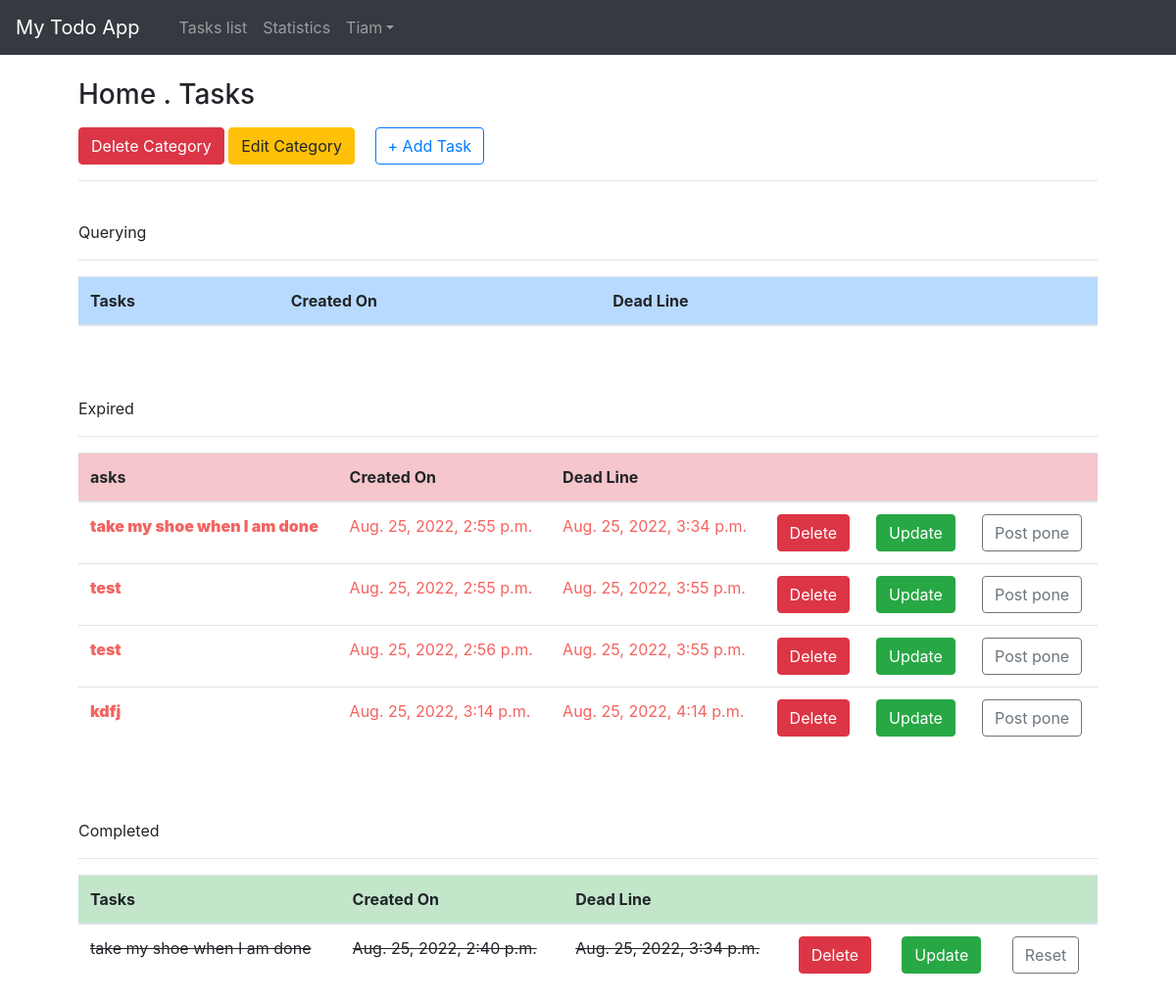
The page /task_categories/Tiam-Home-cat/ (signed in) on the database as committed earlier.
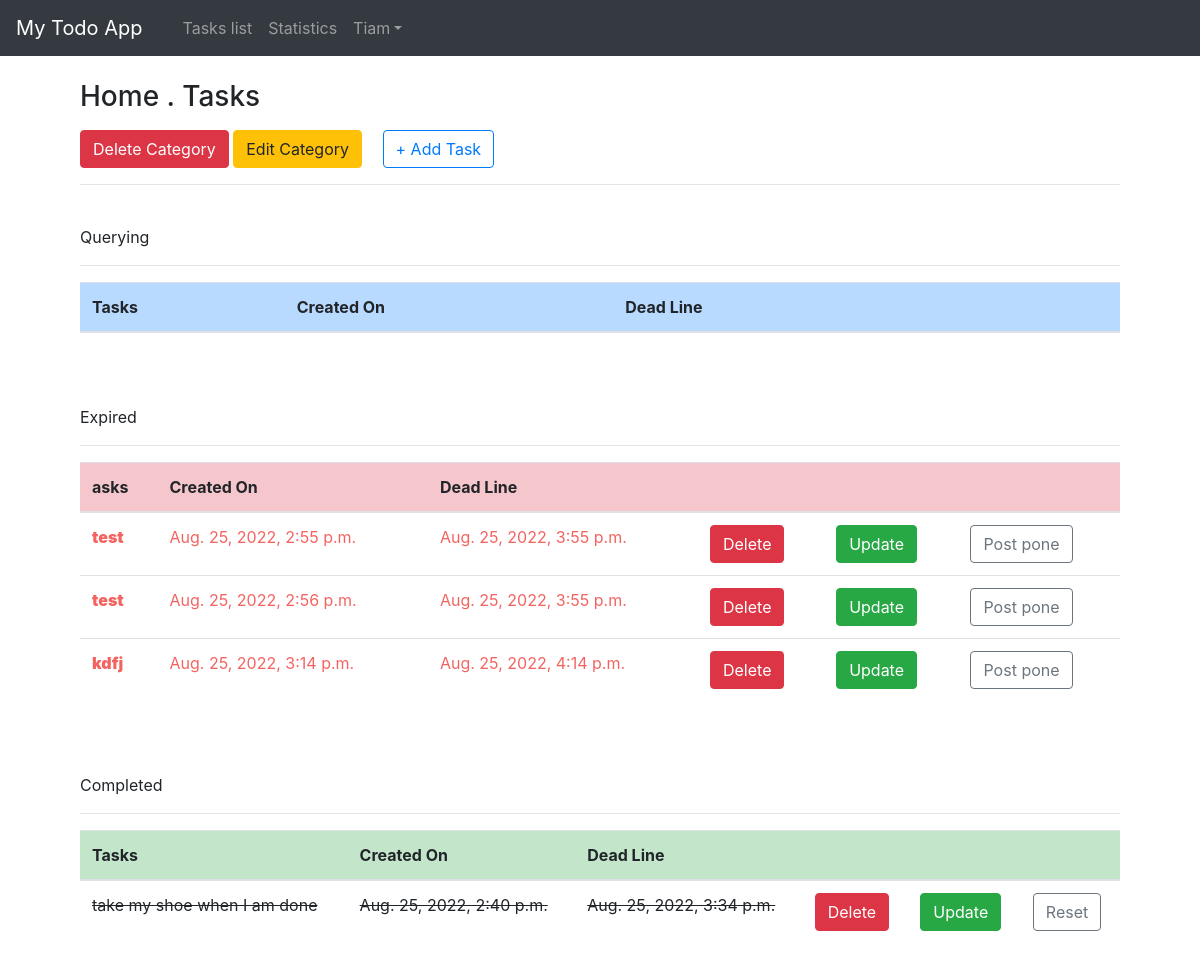
The same page on the database as committed later.
### tasks/models.py (models this page shows, shortened)
class Task(models.Model):
    author = models.ForeignKey(get_user_model(), on_delete=models.CASCADE)
    category = models.ForeignKey('categories.Category', on_delete=models.CASCADE, related_name='task_list')
    title = models.CharField(max_length=200)
    description = models.TextField(blank=True, null=True)
    created_on = models.DateTimeField(auto_now_add=True)
    dead_line = models.DateTimeField(blank=False, null=False, default=timezone.now)
    completed = models.BooleanField(default=False,)
    class Meta:
        ordering = ('dead_line',)
    @property
    def is_querying(self):
        return timezone.now() < self.dead_line and not self.completed
    @property
    def is_completed(self):
        return self.completed
    @property
    def is_expired(self):
        return timezone.now() >= self.dead_line and not self.completed

### categories/views.py (the view)
# urls.py: path('<slug:slug>/', CategoryDetailView.as_view(), name='cat_detail'),
class CategoryDetailView(LoginRequiredMixin, UserPassesTestMixin, DetailView):
    model = Category
    template_name = 'categories/category_detail.html'
    login_url = 'login'
    def test_func(self):
        obj = self.get_object()
        return obj.author == self.request.user

### categories/templates/categories/category_detail.html (shortened to what this page needs)
{% extends 'pages/base.html' %}
{% load static %}
{% load tz %}
{% block content %}
    <h3 class="mt-4">{{ category.title }} . Tasks</h3>
    <p class="mt-3">
        <div class="option-group">
            <a href="{% url 'cat_delete' category.slug %}" class="btn btn-danger">Delete Category</a>
            <a href="{% url 'cat_update' category.slug %}" class="btn btn-warning">Edit Category</a>
            <a href="{% url 'task_create' category.slug %}" class="btn btn-outline-primary ml-3">+ Add Task</a>
        </div>
        <hr><br>
        <span>Querying</span>
        <hr>
        <table class="table mb-5 ">
            <thead style="background-color:#B8DAFF">
                <tr>
                    <th scope="col">Tasks</th>
                    <th scope="col">Created On</th>
                    <th scope="col">Dead Line</th>
                    <th scope="col"></th>
                    <th scope="col"></th>
                    <th scope="col"></th>
                </tr>
            </thead>
        </table>
        <br>
        <span>Expired</span>
        <hr>
        <table class="table mb-5">
            <thead  style="background-color:#F5C6CB">
                <tr>
                    <th scope="col">asks</th>
                    <th scope="col">Created On</th>
                    <th scope="col">Dead Line</th>
                    <th scope="col"></th>
                    <th scope="col"></th>
                    <th scope="col"></th>
                </tr>
            </thead>
            <tbody>
                {% for task in category.task_list.all %}
                    {% if task.is_expired %}
                    <tr style="color:#F36461;">
                        <td style="font-weight: 900;" class="title">{{ task.title }}</td>
                        <td data-label="created on">{{ task.created_on }}</td>
                        <td data-label="dead line">{{ task.dead_line }}</td>
                        <td><a href="{% url 'task_delete' task.pk %}" class="btn btn-danger">Delete</a></td>
                        <td><a href="{% url 'task_update' task.pk %}" class="btn btn-success">Update</a></td>
                        <td><a href="{% url 'task_reset' task.pk %}" class="btn btn-outline-secondary">Post pone</a></td>
                    </tr>
                    {% endif %}
                {% endfor %}
            </tbody>
        </table>
        <br>
        <span>Completed</span>
        <hr>
        <table class="table">
            <thead style="background-color:#C3E6CB">
                <tr>
                    <th scope="col">Tasks</th>
                    <th scope="col">Created On</th>
                    <th scope="col">Dead Line</th>
                    <th scope="col"></th>
                    <th scope="col"></th>
                    <th scope="col"></th>
                </tr>
            </thead>
            <tbody>
                {% for task in category.task_list.all %}
                    {% if task.is_completed %}
                    <tr style="text-decoration: line-through;">
                        <td class="title">{{ task.title }}</td>
                        <td data-label="created on">{{ task.created_on }}</td>
                        <td data-label="dead line">{{ task.dead_line }}</td>
                        <td><a href="{% url 'task_delete' task.pk %}" class="btn btn-danger">Delete</a></td>
                        <td><a href="{% url 'task_update' task.pk %}" class="btn btn-success">Update</a></td>
                        <td><a href="{% url 'task_reset' task.pk %}" class="btn btn-outline-secondary">Reset</a></td>
                    </tr>
                    {% endif %}
                {% endfor %}
            </tbody>
        </table>
{% endblock content %}

Rows that differ between the two databases and show on the page:
removed Task: title "take my shoe when I am done", created_on "Aug. 25, 2022, 2:55 p.m.", dead_line "Aug. 25, 2022, 3:34 p.m.", shown under "Home . Tasks"
